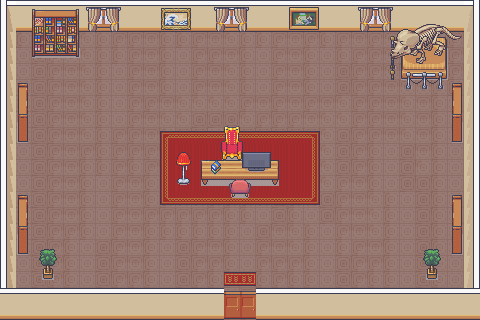

A 2D game scene composited from a Tiled map and its tileset images. What follows is a short description and the map's XML, with each tile layer's data collapsed to a summary:
An orthogonal 30x20 tile map with 16x16 px tiles, 6 tile layers (Livello tile 1, tappeto, Livello tile 5, Livello tile 2, ...), 9 tilesets and 18 objects.

<map version="1.10" tiledversion="1.10.2" orientation="orthogonal" renderorder="right-down" width="30" height="20" tilewidth="16" tileheight="16" infinite="0" nextlayerid="10" nextobjectid="20">
 <tileset firstgid="1" source="../Interiors_16x16.tsx" />
 <tileset firstgid="17025" source="../Room_Builder_16x16.tsx" />
 <tileset firstgid="25309" source="../tilesets/1_Generic_16x16.tsx" />
 <tileset firstgid="26557" source="../tilesets/5_Classroom_and_library_16x16.tsx" />
 <tileset firstgid="27101" source="../tilesets/14_Basement_16x16.tsx" />
 <tileset firstgid="27901" source="../tilesets/12_Kitchen_16x16.tsx" />
 <tileset firstgid="28685" source="../tilesets/15_Christmas_16x16.tsx" />
 <tileset firstgid="28957" source="../tilesets/22_Museum.tsx" />
 <tileset firstgid="30909" source="../tilesets/2_LivingRoom_16x16.tsx" />
 <group id="8" name="pavimento">
  <layer id="1" name="Livello tile 1" width="30" height="20">
   <data>[600 cells, 600 non-empty, 14 distinct tile ids]</data>
  </layer>
  <layer id="9" name="tappeto" width="30" height="20">
   <data>[600 cells, 6 non-empty, 4 distinct tile ids]</data>
  </layer>
  <layer id="6" name="Livello tile 5" width="30" height="20">
   <data>[600 cells, 50 non-empty, 9 distinct tile ids]</data>
  </layer>
 </group>
 <layer id="3" name="Livello tile 2" width="30" height="20">
  <data>[600 cells, 69 non-empty, 43 distinct tile ids]</data>
 </layer>
 <layer id="4" name="Livello tile 3" width="30" height="20">
  <data>[600 cells, 47 non-empty, 41 distinct tile ids]</data>
 </layer>
 <layer id="5" name="Livello tile 4" width="30" height="20">
  <data>[600 cells, 18 non-empty, 18 distinct tile ids]</data>
 </layer>
 <objectgroup id="7" name="Collisioni">
  <object id="1" x="31" y="9" width="47" height="48" />
  <object id="2" x="18" y="84.5" width="9.5" height="56.5" />
  <object id="3" x="18.25" y="196.75" width="9.5" height="56.5" />
  <object id="4" x="452.25" y="84.75" width="9.5" height="56.5" />
  <object id="5" x="451.25" y="196.75" width="9.5" height="56.5" />
  <object id="6" x="427.023" y="268.135" width="39.6818" height="22.297" />
  <object id="7" x="201.25" y="160.5" width="77.5" height="26" />
  <object id="8" x="221.75" y="142" width="21.1667" height="18" />
  <object id="9" x="176.25" y="172.729" width="14.5" height="14.9461" />
  <object id="11" x="389" y="31.5" width="60.5" height="58.5" />
  <object id="12" x="0.416667" y="288.75" width="207.5" height="30.1667" />
  <object id="13" x="0.916667" y="0.583317" width="14.5" height="287.833" />
  <object id="14" x="15.4167" y="0.750167" width="463.167" height="31.1663" />
  <object id="15" x="464.75" y="33.0835" width="14.167" height="254.5" />
  <object id="16" x="270.917" y="289.25" width="207.5" height="30.1667" />
  <object id="17" x="208.083" y="289.707" width="63.1667" height="29.543" />
  <object id="18" x="228.417" y="181" width="23.0417" height="17.75" />
  <object id="19" x="13.25" y="267.033" width="39.6818" height="22.297" />
 </objectgroup>
</map>
